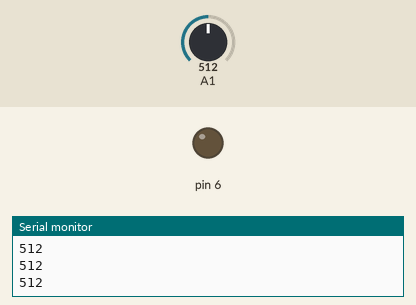
This sketch was run on a simulated Arduino Uno, built with avr-gcc and run on an emulated ATmega328P. Shown: output pins drawn as LEDs (lit = HIGH), the last lines printed to the serial monitor. The test bench sets the inputs (shaded band); at power-on: A1 = 512.

Above: at 1.2 s.
1.3 s: A1 set to 306
At 1.7 s:
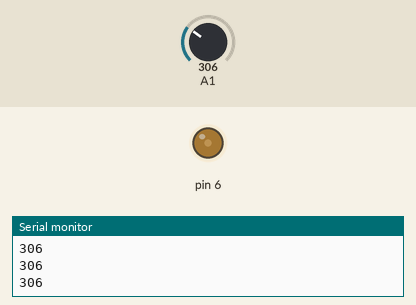
2.8 s: A1 set to 122
At 4.2 s:
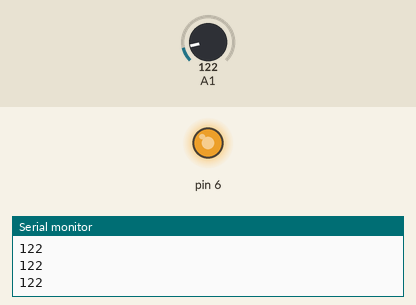
Timing chart, 0 to 5.8 s (numbered marks = the images above; inputs shaded):
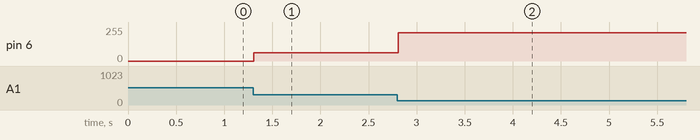

The sketch:

LCD.ino
```cpp
void setup() {
pinMode(6,OUTPUT);
Serial.begin(9600);
}
void loop() {
int ans ;
ans = analogRead(1) ; // CDS接続のアナログピン０番を読み取る
Serial.println(ans);
int bright = map(ans, 70, 380, 255, 0);
if(bright < 0) bright = 0;
analogWrite(6, bright);
}
```

Measured:
- after the input at 1.3 s, pin 6: 0/255 → 61/255 at once
- after the input at 2.8 s, pin 6: 61/255 → 213/255 at once
